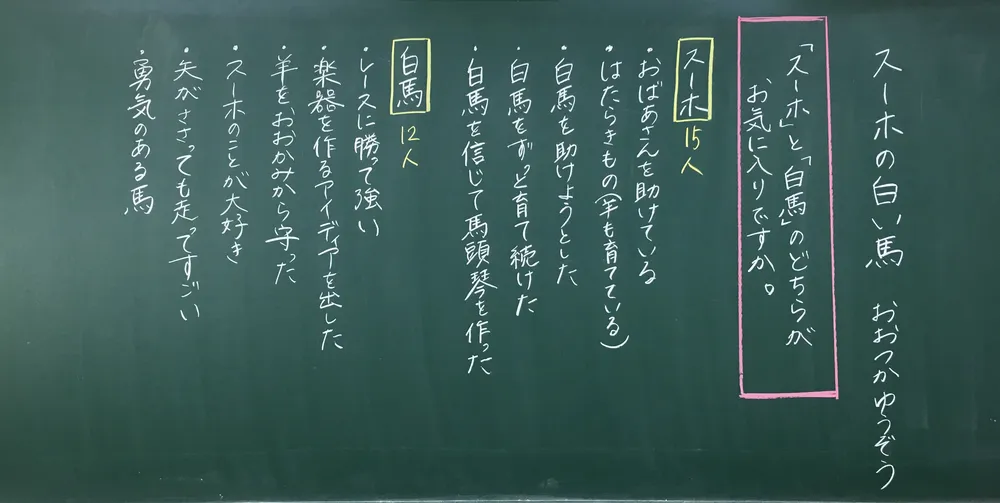
#> input picture data/kokuban1-1.webp, 1000 x 503 px, shrunk from 5724 x 2880 before the run
$ python -i perspective.py   (imports and definitions only)
#> lines starting #> are read from the running program, lines starting #| are printed output that depends on the picture; after the words box and inside, x2 and y2 are one past the last pixel; in counts of white or black regions, pixels touching at a corner belong together
#> further down, picture is the input picture: shape (503, 1000, 3); mean B, G, R 88.1, 92.2, 60.8
"""台形補正（四隅検出・透視変換）。

黒板らしい四角形輪郭が十分に信頼できる場合のみ
透視変換を適用し、それ以外は入力画像をそのまま返す。
"""

from __future__ import annotations

from dataclasses import dataclass

import cv2
import numpy as np


@dataclass(frozen=True)
class PerspectiveResult:
    """透視補正の結果。"""

    warped_bgr: np.ndarray
    corners_detected: bool


def _order_quad_points(pts: np.ndarray) -> np.ndarray:
    """4点を [tl, tr, br, bl] の順へ並べ替える。"""
    p = pts.astype(np.float32)
    s = p.sum(axis=1)
    d = np.diff(p, axis=1).reshape(-1)
    ordered = np.zeros((4, 2), dtype=np.float32)
    ordered[0] = p[np.argmin(s)]  # top-left
    ordered[2] = p[np.argmax(s)]  # bottom-right
    ordered[1] = p[np.argmin(d)]  # top-right
    ordered[3] = p[np.argmax(d)]  # bottom-left
    return ordered


# [25 lines left out: function _quad_quality_score, not called in this run]


def _detect_board_quad(bgr: np.ndarray) -> np.ndarray | None:
    h, w = bgr.shape[:2]
#> h = 503; w = 1000
    img_area = float(h * w)
#> img_area = 503000
    gray = cv2.cvtColor(bgr, cv2.COLOR_BGR2GRAY)
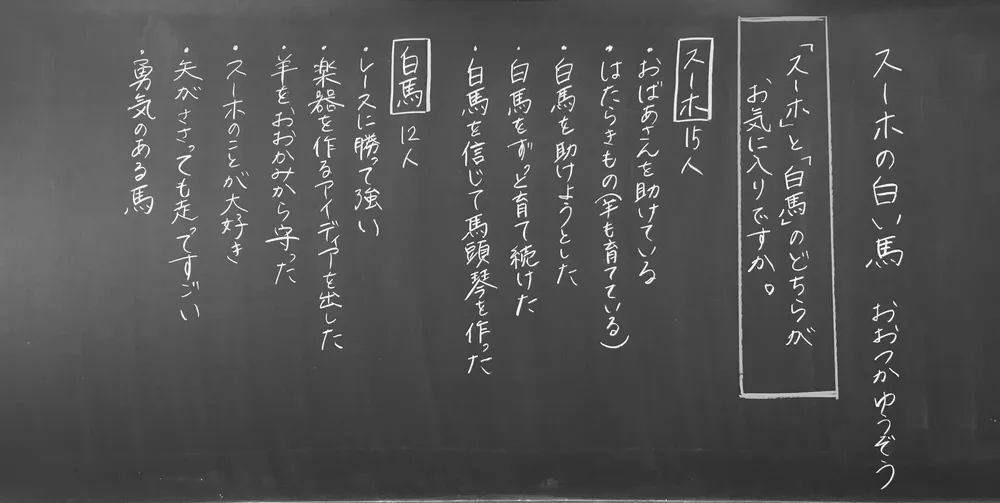
#> gray: shape (503, 1000); min 19, max 255, mean 82.3
    blur = cv2.GaussianBlur(gray, (5, 5), 0)

    # 照明条件の差に強くするため、エッジ画像と閾値画像の双方から候補探索
    edges = cv2.Canny(blur, 60, 180)
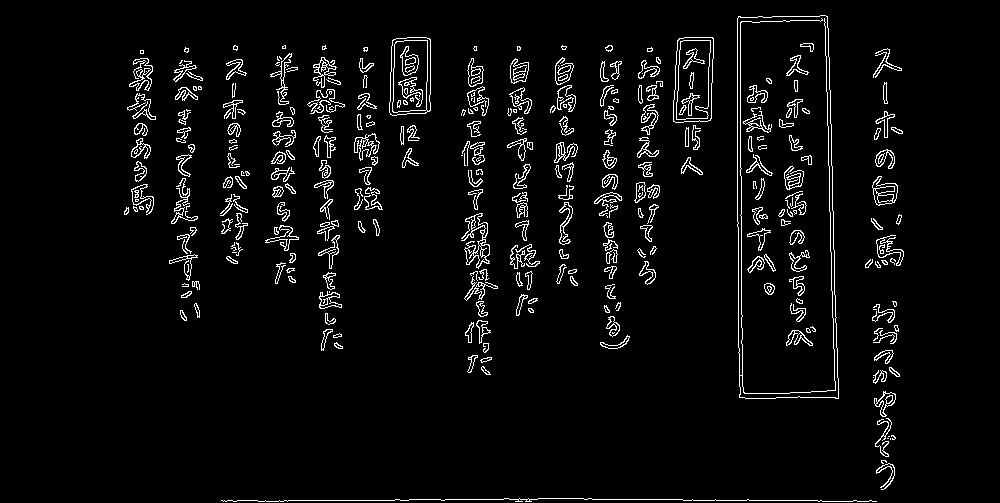
#> edges: shape (503, 1000); 4.3% white in thin lines or dots, all inside (x1, y1, x2, y2) = (124, 15, 904, 502)
    edges = cv2.morphologyEx(edges, cv2.MORPH_CLOSE, np.ones((5, 5), dtype=np.uint8), iterations=1)
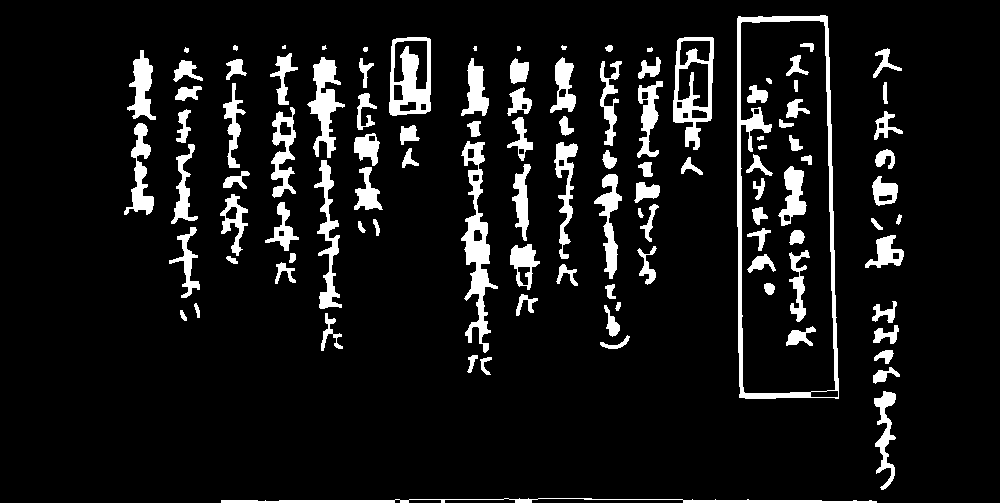
#> edges: shape (503, 1000); 9.1% white; 108 white regions (4 under 20 px), largest, box (x1, y1, x2, y2) and area: (737, 15, 839, 399) 4452, (461, 141, 498, 353) 2668, (389, 37, 431, 116) 1918
    th = cv2.adaptiveThreshold(blur, 255, cv2.ADAPTIVE_THRESH_GAUSSIAN_C, cv2.THRESH_BINARY, 31, 7)
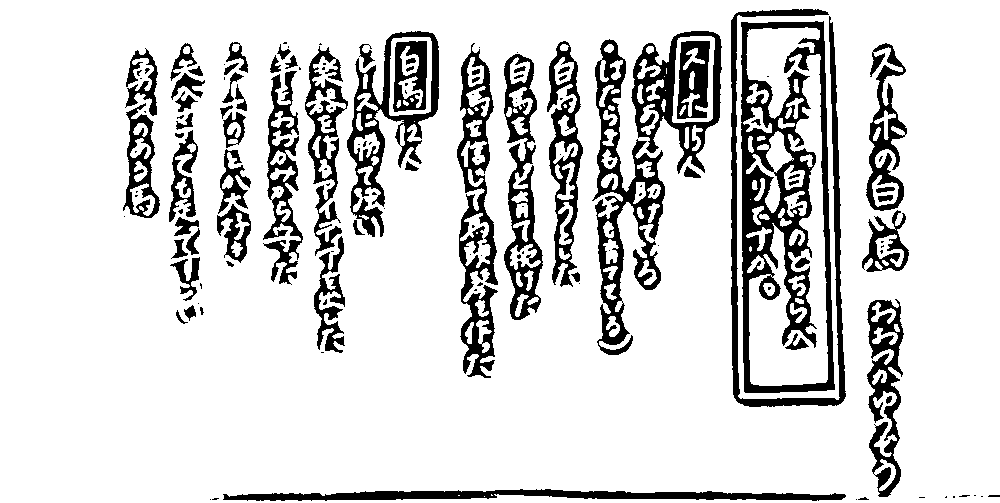
#> th: shape (503, 1000); 84.1% white; 145 black regions (77 under 20 px), largest, box (x1, y1, x2, y2) and area: (741, 21, 835, 393) 13062, (592, 39, 665, 355) 6884, (731, 9, 846, 407) 5473
    th = cv2.morphologyEx(th, cv2.MORPH_CLOSE, np.ones((7, 7), dtype=np.uint8), iterations=1)
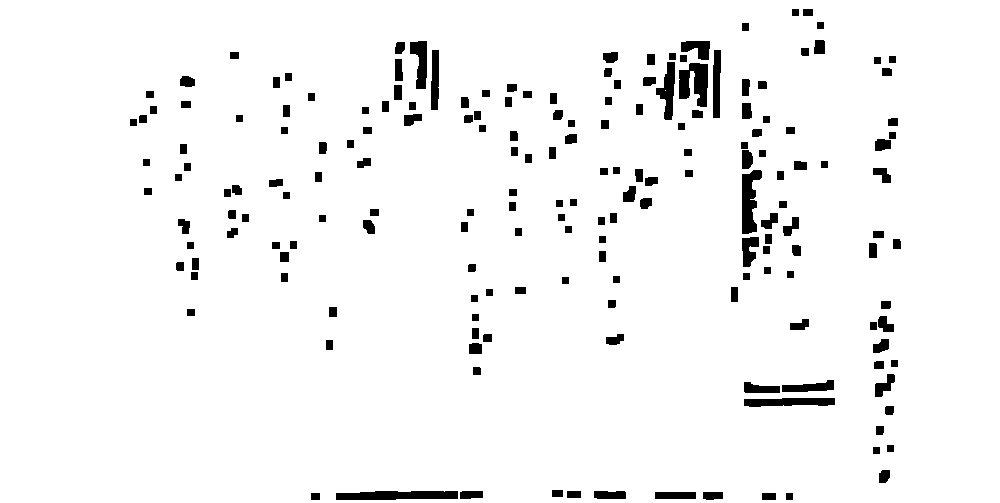
#> th: shape (503, 1000); 95.8% white; 186 black regions, largest, box (x1, y1, x2, y2) and area: (336, 491, 458, 500) 959, (679, 63, 708, 107) 872, (742, 170, 762, 234) 828

    candidates = [edges, th]
    best_quad: np.ndarray | None = None
    best_score = 0.0

    min_area = 0.18 * img_area
#> min_area = 90540
    max_area = 0.97 * img_area
#> max_area = 487910
    min_aspect = 0.6
    max_aspect = 3.4

    for src in candidates:
        contours, _ = cv2.findContours(src, cv2.RETR_EXTERNAL, cv2.CHAIN_APPROX_SIMPLE)
        for cnt in contours:
            peri = cv2.arcLength(cnt, True)
            if peri < 1.0:
                continue
            approx = cv2.approxPolyDP(cnt, 0.02 * peri, True)
            if len(approx) != 4 or not cv2.isContourConvex(approx):
                continue

            quad = _order_quad_points(approx.reshape(4, 2))
            area = float(cv2.contourArea(quad))
            if area < min_area or area > max_area:
                continue

            widths = [
                float(np.linalg.norm(quad[1] - quad[0])),
                float(np.linalg.norm(quad[2] - quad[3])),
            ]
            heights = [
                float(np.linalg.norm(quad[3] - quad[0])),
                float(np.linalg.norm(quad[2] - quad[1])),
            ]
            est_w = max(1.0, sum(widths) * 0.5)
            est_h = max(1.0, sum(heights) * 0.5)
            aspect = est_w / est_h
            if aspect < min_aspect or aspect > max_aspect:
                continue

            rect = cv2.minAreaRect(quad)
            rect_area = max(1.0, float(rect[1][0] * rect[1][1]))
            rectangularity = area / rect_area
            if rectangularity < 0.68:
                continue

            quality = _quad_quality_score(quad)
            if quality < 0.52:
                continue

            coverage = area / img_area
            score = quality * 0.72 + rectangularity * 0.18 + coverage * 0.10
            if score > best_score:
                best_score = score
                best_quad = quad
#> this loop made 2 passes
#> after the loop, best_score = 0

    return best_quad


# [27 lines left out: function _warp_from_quad, not called in this run]


def apply_perspective_correction(bgr: np.ndarray) -> PerspectiveResult:
    if bgr.ndim != 3 or bgr.shape[2] != 3:
        raise ValueError("BGR uint8 画像 (H,W,3) を想定しています")
    quad = _detect_board_quad(bgr)
    if quad is None:
        return PerspectiveResult(warped_bgr=bgr.copy(), corners_detected=False)
    warped = _warp_from_quad(bgr, quad)
    if warped is None:
        return PerspectiveResult(warped_bgr=bgr.copy(), corners_detected=False)
    return PerspectiveResult(warped_bgr=warped, corners_detected=True)

>>> import cv2
>>> picture = cv2.imread('../../../data/kokuban1-1.webp')
>>> result = apply_perspective_correction(picture)

$ run again, on data/rectangle_large_type_2_200ca6f846ff96ed76bc56e5e8e9f20f.webp
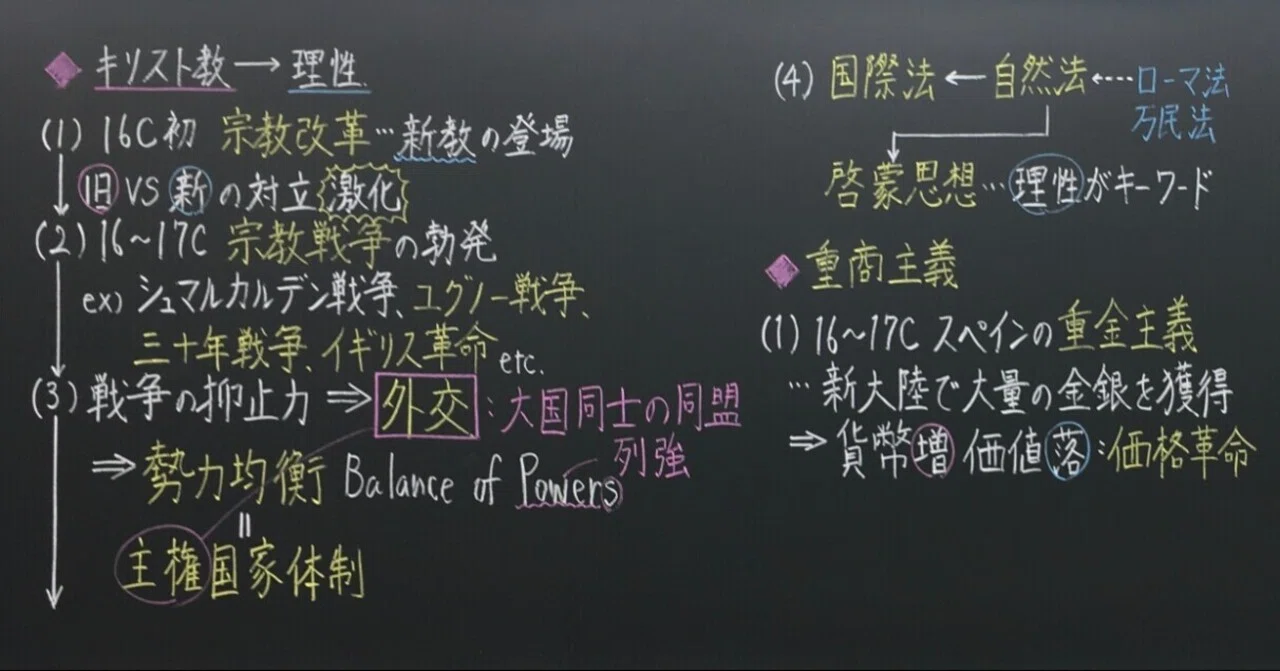
#> input picture data/rectangle_large_type_2_200ca6f846ff96ed76bc56e5e8e9f20f.webp, 1280 x 671 px
#> picture is the input picture: shape (671, 1280, 3); mean B, G, R 62.6, 62.4, 59.1
#> in _detect_board_quad, `edges = cv2.Canny(blur, 60, 180)`:
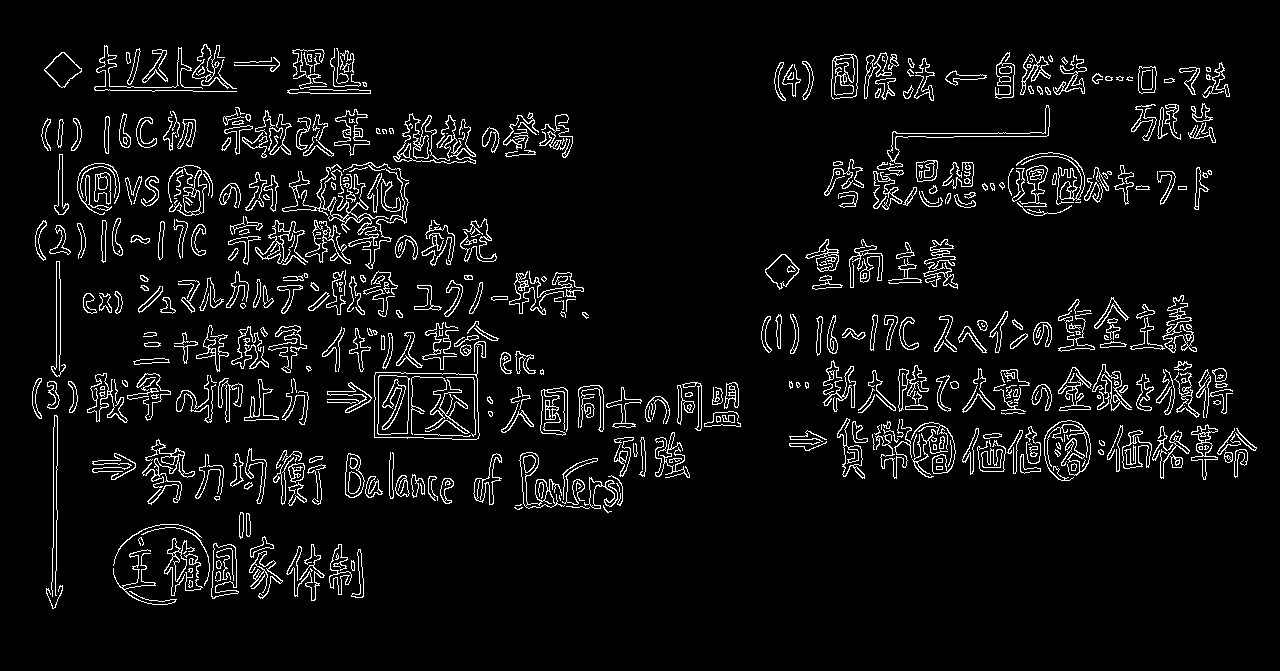
#> edges: shape (671, 1280); 5.9% white in thin lines or dots, all inside (x1, y1, x2, y2) = (32, 44, 1257, 609)
#> in _detect_board_quad, `th = cv2.morphologyEx(th, cv2.MORPH_CLOSE, np.ones((7, 7), dtype=np.ui..`:
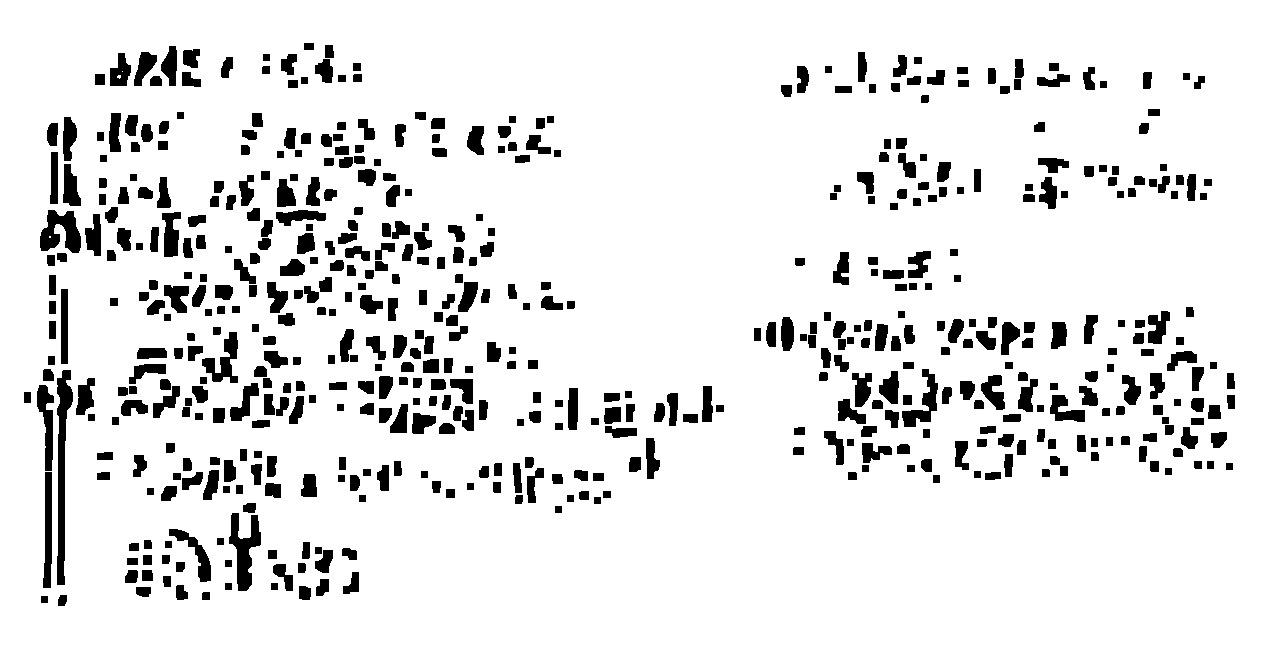
#> th: shape (671, 1280); 90.3% white; 543 black regions, largest, box (x1, y1, x2, y2) and area: (57, 370, 73, 585) 1744, (229, 513, 261, 591) 1240, (40, 210, 81, 253) 1105
#> the loop in _detect_board_quad, `for src in candidates:` made 2 passes
#> after the loop in _detect_board_quad, `for src in candidates:`: best_score = 0
